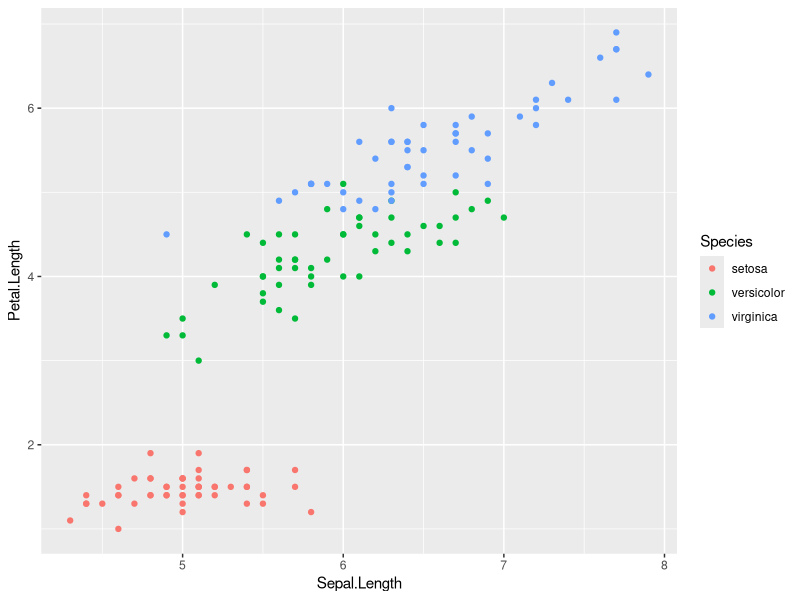

Source code (R):
## ---- chunk 1
#| warning: false
#| echo: false
library(dplyr)
library(ggplot2)

iris <- iris

ggplot(iris) +
  geom_point(aes(x = Sepal.Length, y = Petal.Length, color = Species))

